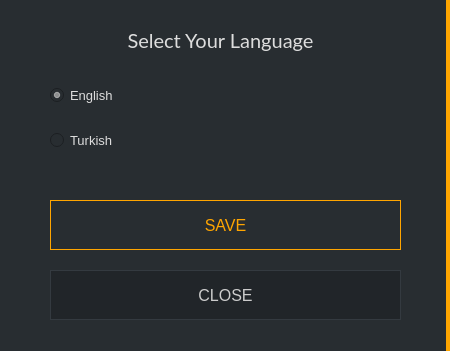
<?xml version="1.0" encoding="UTF-8"?>
<ui version="4.0">
 <class>LanguageSettings</class>
 <widget class="QDialog" name="LanguageSettings">
  <property name="geometry">
   <rect>
    <x>0</x>
    <y>0</y>
    <width>450</width>
    <height>351</height>
   </rect>
  </property>
  <property name="minimumSize">
   <size>
    <width>450</width>
    <height>220</height>
   </size>
  </property>
  <property name="windowTitle">
   <string>Connection Settings</string>
  </property>
  <property name="styleSheet">
   <string notr="true">border: 0px; background-color: #282d31;</string>
  </property>
  <widget class="QGroupBox" name="groupBox">
   <property name="geometry">
    <rect>
     <x>0</x>
     <y>0</y>
     <width>450</width>
     <height>351</height>
    </rect>
   </property>
   <property name="styleSheet">
    <string notr="true">background-color: #282d31; border-right: 4px solid orange;</string>
   </property>
   <property name="title">
    <string/>
   </property>
   <widget class="QLabel" name="label">
    <property name="geometry">
     <rect>
      <x>0</x>
      <y>20</y>
      <width>441</width>
      <height>41</height>
     </rect>
    </property>
    <property name="font">
     <font>
      <family>Lato</family>
      <pointsize>15</pointsize>
     </font>
    </property>
    <property name="styleSheet">
     <string notr="true">color: #ddd; border-right: 0px;</string>
    </property>
    <property name="text">
     <string>Select Your Language</string>
    </property>
    <property name="alignment">
     <set>Qt::AlignCenter</set>
    </property>
   </widget>
   <widget class="QRadioButton" name="m_english">
    <property name="geometry">
     <rect>
      <x>50</x>
      <y>80</y>
      <width>351</width>
      <height>30</height>
     </rect>
    </property>
    <property name="font">
     <font>
      <pointsize>-1</pointsize>
     </font>
    </property>
    <property name="styleSheet">
     <string notr="true">color: #ddd;
border-right: 0px;
font-size: 13px;</string>
    </property>
    <property name="text">
     <string>English</string>
    </property>
    <property name="checked">
     <bool>true</bool>
    </property>
   </widget>
   <widget class="QPushButton" name="m_cancelButton">
    <property name="geometry">
     <rect>
      <x>50</x>
      <y>270</y>
      <width>351</width>
      <height>50</height>
     </rect>
    </property>
    <property name="minimumSize">
     <size>
      <width>171</width>
      <height>31</height>
     </size>
    </property>
    <property name="font">
     <font>
      <pointsize>-1</pointsize>
     </font>
    </property>
    <property name="styleSheet">
     <string notr="true">QPushButton#m_cancelButton {color: #ccc; border: 1px solid #343a40; font-size: 16px; background-color: #212529;}

QPushButton#m_cancelButton:hover {color: #ddd; border: 2px solid #444; font-size: 16px; background-color: #212529;}</string>
    </property>
    <property name="text">
     <string>CLOSE</string>
    </property>
   </widget>
   <widget class="QPushButton" name="m_okButton">
    <property name="geometry">
     <rect>
      <x>50</x>
      <y>200</y>
      <width>351</width>
      <height>50</height>
     </rect>
    </property>
    <property name="minimumSize">
     <size>
      <width>171</width>
      <height>31</height>
     </size>
    </property>
    <property name="font">
     <font>
      <pointsize>-1</pointsize>
     </font>
    </property>
    <property name="styleSheet">
     <string notr="true">QPushButton#m_okButton {color: orange;  border: 1px solid orange; font-size: 16px;}

QPushButton#m_okButton:hover {color: orange;  border: 2px solid orange; font-size: 16px;}</string>
    </property>
    <property name="text">
     <string>SAVE</string>
    </property>
   </widget>
   <widget class="QRadioButton" name="m_turkish">
    <property name="geometry">
     <rect>
      <x>50</x>
      <y>130</y>
      <width>351</width>
      <height>21</height>
     </rect>
    </property>
    <property name="font">
     <font>
      <pointsize>-1</pointsize>
     </font>
    </property>
    <property name="styleSheet">
     <string notr="true">color: #ddd;
border-right: 0px;
font-size: 13px;</string>
    </property>
    <property name="text">
     <string>Turkish</string>
    </property>
    <property name="checked">
     <bool>false</bool>
    </property>
   </widget>
  </widget>
 </widget>
 <resources/>
 <connections>
  <connection>
   <sender>m_okButton</sender>
   <signal>clicked()</signal>
   <receiver>LanguageSettings</receiver>
   <slot>accept()</slot>
   <hints>
    <hint type="sourcelabel">
     <x>265</x>
     <y>173</y>
    </hint>
    <hint type="destinationlabel">
     <x>323</x>
     <y>99</y>
    </hint>
   </hints>
  </connection>
  <connection>
   <sender>m_cancelButton</sender>
   <signal>clicked()</signal>
   <receiver>LanguageSettings</receiver>
   <slot>reject()</slot>
   <hints>
    <hint type="sourcelabel">
     <x>396</x>
     <y>173</y>
    </hint>
    <hint type="destinationlabel">
     <x>323</x>
     <y>99</y>
    </hint>
   </hints>
  </connection>
 </connections>
</ui>
